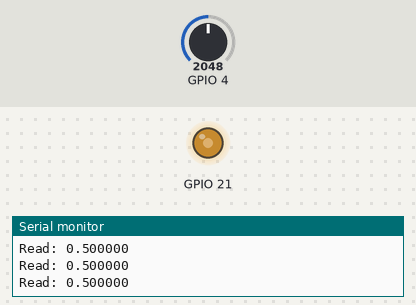
The sketch below on a simulated ESP32. Parts: output pins drawn as LEDs (lit = HIGH), the last lines printed to the serial monitor. Inputs (shaded band) come from the test bench; at power-on: GPIO 4 = 2048.

Above: at 1.2 s.
1.3 s: GPIO 4 set to 2866
At 2.3 s:
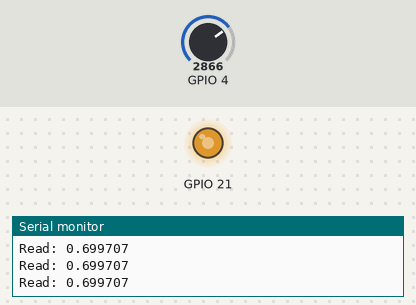
2.8 s: GPIO 4 set to 3603
At 3.6 s:
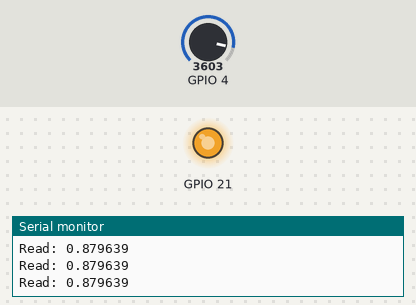
4.3 s: GPIO 4 set to 491
At 4.9 s:
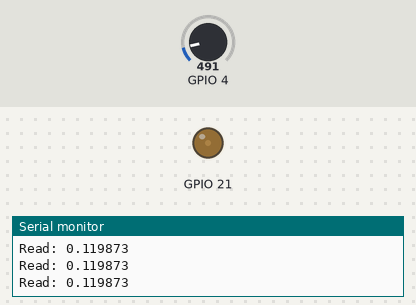
5.8 s: GPIO 4 set to 0
At 6.3 s:
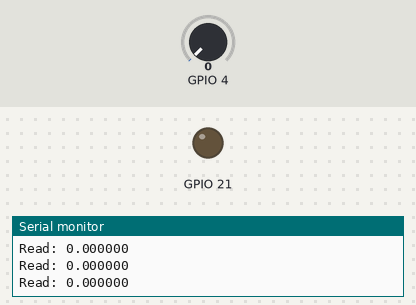
Timing chart, 0 to 8.3 s (numbered marks = the images above; inputs shaded):
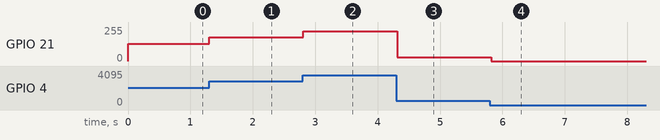

The sketch:

pwm_fan.ino
```cpp
#include <esp32-hal.h>
#include <esp32-hal-ledc.h>

void setup() {
    Serial.begin(115200);

    ledcSetup(0, 25000, 8);
    ledcAttachPin(21, 0);
}

void loop() {
    if (Serial.available()) {
        ledcWrite(0, atoi(Serial.readStringUntil('\n').c_str()));
    }

    double read = analogRead(4) / 4096.0;
    Serial.printf("Read: %f\n", read);
    ledcWrite(0, read * 256.0);

    delay(100);
}
```

Measured:
- after the input at 1.3 s, GPIO 21: 128/255 → 178/255 at once
- after the input at 2.8 s, GPIO 21: 178/255 → 224/255 at once
- after the input at 4.3 s, GPIO 21: 224/255 → 30/255 at once
- after the input at 5.8 s, GPIO 21: 30/255 → 0/255 at once
